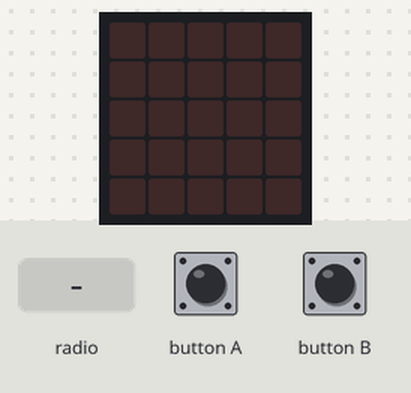
Bench run of a program on a simulated BBC micro:bit (MakeCode). Parts: the board's 5×5 LED display. The inputs (shaded band) are chosen by the test bench.

Above: at 1.2 s.
1.3 s: radio message "1" arrives
At 2.5 s:
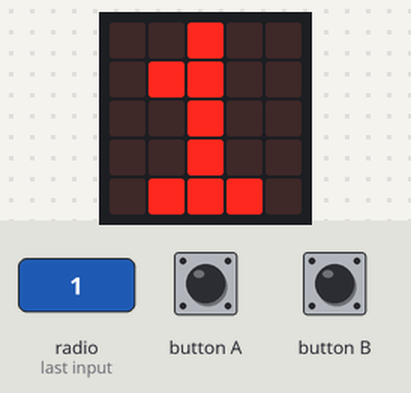
2.8 s: radio message "C" arrives
At 3.8 s:
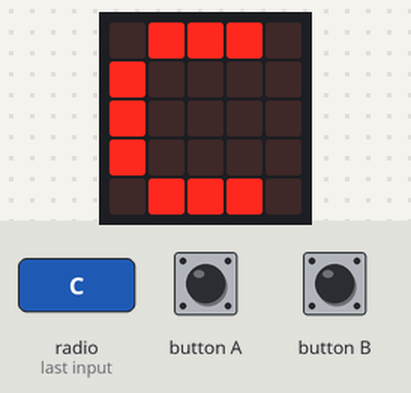
Timing chart, 0 to 5.8 s (numbered marks = the images above; inputs shaded):
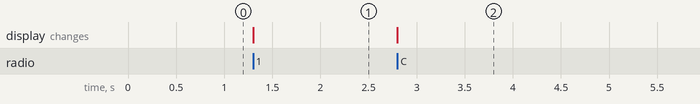

The program:

main.ts
```typescript
radio.onReceivedNumber(function (receivedNumber) {
    basic.showNumber(receivedNumber)
})
input.onButtonPressed(Button.A, function () {
    radio.sendNumber(1)
})
radio.onReceivedString(function (receivedString) {
    basic.showString(receivedString)
})
input.onButtonPressed(Button.B, function () {
    radio.sendString("C")
})
radio.setGroup(1)
basic.forever(function () {

})
```

test.ts
```typescript
// 在此处测试；当此软件包作为插件使用时，将不会编译此软件包。
```

Measured:
- after the input at 1.3 s, the display: changes at once (image 1)
- after the input at 2.8 s, the display: changes at once (image 2)
